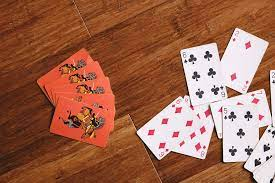
#> input picture cards1.jpg, 275 x 183 px
$ jupyter execute 05_Changing_Prespective.ipynb
#> lines starting #> are read from the running program, lines starting #| are printed output that depends on the picture
[cell 1]
import cv2 as cv
import numpy as np

[cell 2]
def escape():
    while True:
        if cv.waitKey(2)==27:
            cv.destroyAllWindows()
            break;

[cell 3]
img=cv.imread('cards1.jpg')
#> img is the input picture: shape (183, 275, 3); mean B, G, R 80, 103.6, 159.3
cv.imshow('Original Image',img)
escape()
#> (key Esc is pressed here)

[cell 4]
width,height=250,350
pts1=np.float32([ [189,96],[203,123],[137,132],[159,159] ])
pts2=np.float32([ [0,0],[width,0],[0,height],[width,height] ])
matrix=cv.getPerspectiveTransform(pts1,pts2)
imgOutput=cv.warpPerspective(img,matrix,(width,height))
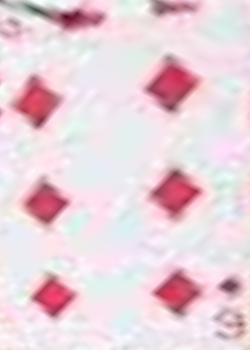
#> imgOutput: shape (350, 250, 3); mean B, G, R 219.2, 211.2, 233.2

cv.imshow('Original Image',img)
cv.imshow('Changed Image',imgOutput)
escape()
#> (key Enter is pressed here)


$ run again, with pic2.jpg copied over cards1.jpg
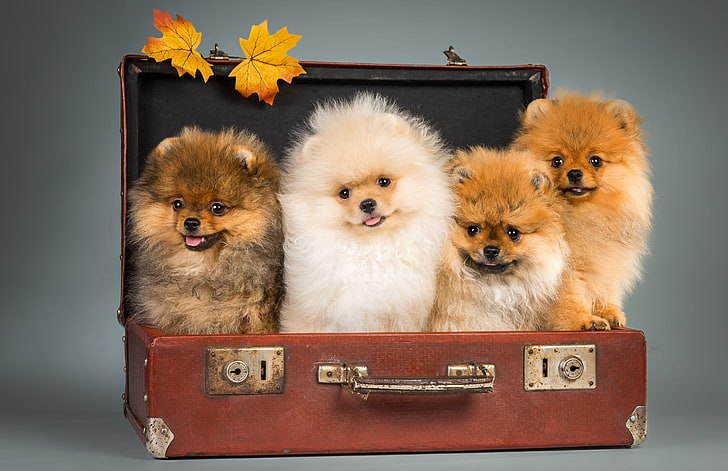
#> input picture pic2.jpg, 728 x 471 px
#> img is the input picture: shape (471, 728, 3); mean B, G, R 95.9, 112.7, 134.1
#> `imgOutput=cv.warpPerspective(img,matrix,(width,height))`:
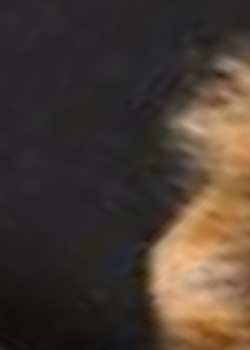
#> imgOutput: shape (350, 250, 3); mean B, G, R 50.7, 60, 71.9
